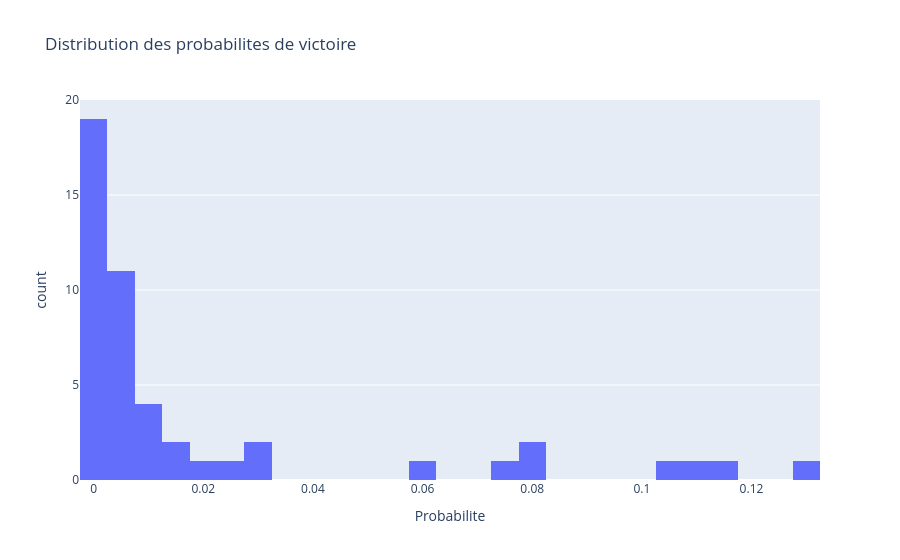

The notebook cell saved with this chart:
### Code cell
import plotly.express as px

fig = px.histogram(
    sim_df,
    x="win_prob",
    nbins=30,
    title="Distribution des probabilites de victoire",
    labels={"win_prob": "Probabilite"},
)
fig.show()

### Figure 1 — Plotly figure (JSON) as saved in the notebook; plotly's stock layout.template omitted (floating-point values rounded to 4 significant figures)
{"data": [{"bingroup": "x", "hovertemplate": "Probabilite=%{x}<br>count=%{y}<extra></extra>", "legendgroup": "", "marker": {"color": "#636efa", "pattern": {"shape": ""}}, "name": "", "nbinsx": 30, "orientation": "v", "showlegend": false, "type": "histogram", "x": [0.128, 0.113, 0.112, 0.105, 0.08, 0.078, 0.074, 0.061, 0.032, 0.029, 0.024, 0.021, 0.017, 0.016, 0.012, 0.012, 0.011, 0.008, 0.007, 0.006, 0.006, 0.005, 0.005, 0.005, 0.004, 0.004, 0.004, 0.003, 0.003, 0.002, 0.002, 0.002, 0.002, 0.002, 0.001, 0.001, 0.001, 0.001, 0.001, 0.0, 0.0, 0.0, 0.0, 0.0, 0.0, 0.0, 0.0, 0.0], "xaxis": "x", "yaxis": "y"}], "layout": {"barmode": "relative", "legend": {"tracegroupgap": 0}, "title": {"text": "Distribution des probabilites de victoire"}, "xaxis": {"anchor": "y", "domain": [0, 1], "title": {"text": "Probabilite"}}, "yaxis": {"anchor": "x", "domain": [0, 1], "title": {"text": "count"}}}}
